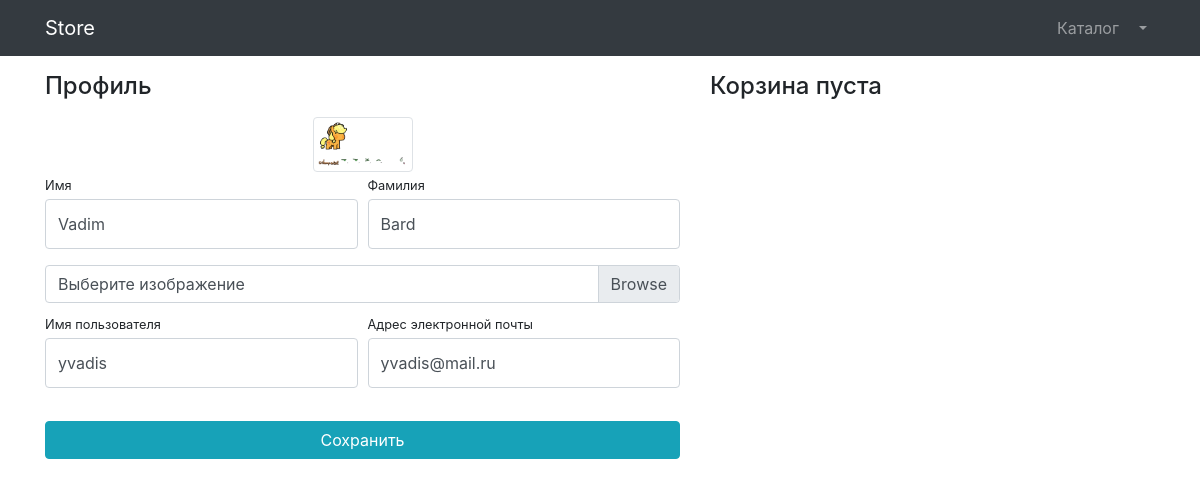
Before: /users/profile/ (signed in) with the older database file.
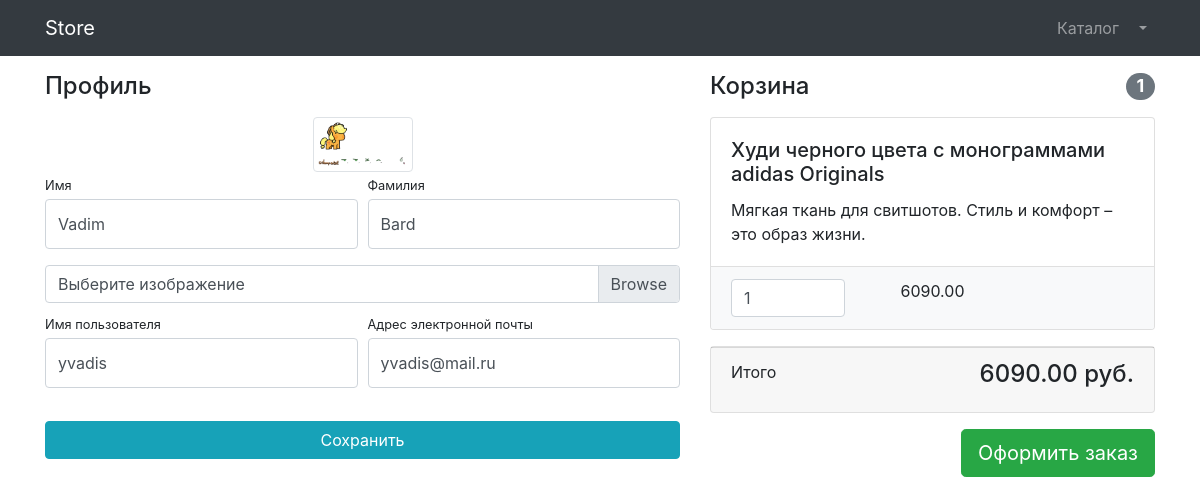
After: the same page with the newer database file.
### products/models.py (models this page shows, shortened)
class Basket(models.Model):
    user = models.ForeignKey(to=User, on_delete=models.CASCADE)
    product = models.ForeignKey(to=Products, on_delete=models.CASCADE)
    quantity = models.PositiveSmallIntegerField(default=0)
    objects = BasketQuerySet.as_manager()
    def sum(self):
        return self.product.price * self.quantity

class Products(models.Model):
    name = models.CharField(max_length=128)
    descriptions = models.TextField(null=True, blank=True)
    price = models.DecimalField(max_digits=8, decimal_places=2)
    photo = models.ImageField(upload_to='products_images')
    quantity = models.PositiveIntegerField(default=0)
    category = models.ForeignKey(to=ProductCategory, on_delete=models.CASCADE)

### users/views.py (the view)
# urls.py: path('profile/', profile, name='profile'),
def profile(request):
    if request.method == 'POST':
        form = UserProfileForm(instance=request.user, data=request.POST, files=request.FILES)
        if form.is_valid():
            form.save()
            return HttpResponseRedirect(reverse('users:profile'))
        else:
            print(form.errors)
    else:
        form = UserProfileForm(instance=request.user)
    baskets = Basket.objects.filter(user=request.user)
    context = {
        'form': form,
        'baskets': baskets,
    }
    return render(request, 'users/profile.html', context)

### users/forms.py
class UserProfileForm(UserChangeForm):
    username = forms.CharField(widget=forms.TextInput(attrs={'class': 'form-control py-4',}))
    first_name = forms.CharField(widget=forms.TextInput(attrs={
        'class': 'form-control py-4'
    }))
    last_name = forms.CharField(widget=forms.TextInput(attrs={
        'class': 'form-control py-4'
    }))
    email = forms.CharField(widget=forms.EmailInput(attrs={
        'class': 'form-control py-4'
    }))
    image = forms.ImageField(widget=forms.FileInput(attrs={
        'class': 'custom-file-input'
    }))
    class Meta:
        model = User
        fields = ('username', 'image', 'email', 'first_name', 'last_name')

### products/models.py (called while the page is built)
    def total_sum(self):
        return sum(basket.sum() for basket in self)

    def count(self):
        return sum(basket.quantity for basket in self)

### users/templates/users/profile.html (shortened to what this page needs)
{% extends 'products/main.html' %}
{% load static %}
{% block style %}
   <link href="{% static '/css/profile.css' %}" rel="stylesheet">
{% endblock %}
{% block content %}
    <div class="container">
    <div class="row">
        <div class="col-lg-7">
            <h4 class="mt-3 mb-3">Профиль</h4>
            <div class="col-lg-12 text-center">
                <img width="100" height="100"
                     src="{% if user.image %} {{ user.image.url }} {% else %} {% static 'vendor/img/default_avatar.jpg' %} {% endif %}"
                     class="img-thumbnail">
            </div>
            <form action="{% url 'users:profile' %}" method="post" enctype="multipart/form-data">
                <div class="form-row">
                    <div class="col-lg-6">
                        <div class="form-group">
                            <label class="small mb-1" for="{{ form.first_name.id_for_label }}">Имя</label>
                            {{ form.first_name }}
                        </div>
                    </div>
                    <div class="col-lg-6">
                        <div class="form-group">
                            <label class="small mb-1" for="{{ form.last_name.id_for_label }}">Фамилия</label>
                            {{ form.last_name }}
                        </div>
                    </div>
                </div>
                <div class="form-row mb-2">
                    <div class="col-lg-12">
                        <div class="custom-file">
                            <label class="custom-file-label" for="{{ form.image.id_for_label }}">Выберите изображение</label>
                        </div>
                    </div>
                </div>
                <div class="form-row">
                    <div class="col-lg-6">
                        <label class="small mb-1" for="{{ form.username.id_for_label }}">Имя пользователя</label>
                        {{ form.username }}
                    </div>
                    <div class="col-lg-6">
                        <label class="small mb-1" for="{{ form.email.id_for_label }}">Адрес электронной
                            почты</label>
                        {{ form.email }}
                    </div>
                </div>
                <div class="form-row">
                    <div class="col-lg-12" style="margin-top: 33px;">
                        <input class="btn btn-info btn-block" type="submit" value="Сохранить">
                    </div>
                </div>
            </form>
        </div>
        <div class="col-lg-5">
            {% include 'users/basket.html' %}
        </div>
    </div>
</div>
{% endblock %}

### users/templates/users/basket.html (shortened to what this page needs)
{% load static %}
{% if baskets %}
    <h4 class="mt-3 mb-3 d-flex justify-content-between align-items-center mb-3">
        Корзина <span class="badge badge-secondary badge-pill">{{ baskets.count }}</span>
    </h4>
    {% for basket in baskets %}
        <div class="card mb-3">
            <div class="card-body">
                <h5 class="card-title">{{ basket.product.name }}</h5>
                <p class="card-text">{{ basket.product.descriptions }}</p>
            </div>
            <ul class="list-group list-group-flush">
                <li class="list-group-item bg-light">
                    <div class="row text-center">
                        <div class="col-lg-4">
                            <input name="basketID" type="number" class="form-control"
                                   value="{{ basket.quantity }}" min="0">
                        </div>
                        <div class="col-lg-4">{{ basket.sum }}</div>
                        <div class="col-lg-4">
                        </div>
                    </div>
                </li>
            </ul>
        </div>
    {% endfor %}
    <div class="card mb-3">
        <div class="card-footer">
            <p class="float-left">Итого</p>
            <h4 class="float-right">{{ baskets.total_sum }} руб.</h4>
        </div>
    </div>
    <a class="btn btn-success btn-lg float-right" href="../orders/order-create.html">
        Оформить заказ
    </a>
{% else %}
    <h4 class="mt-3 mb-3 d-flex justify-content-between align-items-center mb-3">
        Корзина пуста
    </h4>
{% endif %}

Changed rows visible on the page:
added Basket: count "1", product.name "Худи черного цвета с монограммами adidas Originals", product.descriptions "Мягкая ткань для свитшотов. Стиль и комфорт – это образ жизни.", basketID "1", sum "6090.00", total_sum "6090.00"
Other visible differences:
text no longer shown: "Корзина пуста"
text now shown: "Корзина Итого руб. Оформить заказ"
